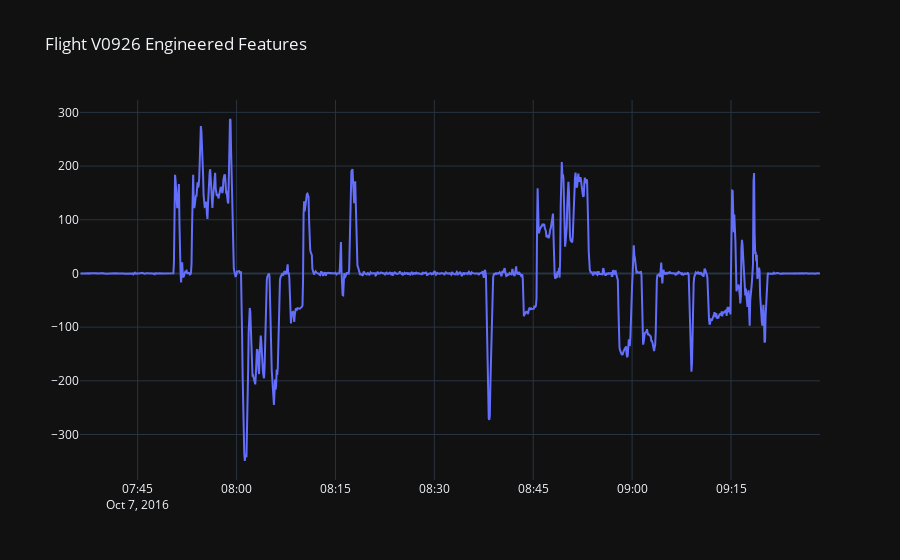

Source (notebook cell):
### Code cell
fig = go.Figure()

fig.add_trace(go.Scatter(x=singleflightdata.UTC_TIME, y=singleflightdata.ALTITUDE_DIFF, mode='lines', name='ALTITUDE DIFF' ))

fig.update_layout(title=f'Flight {flightIwant} Engineered Features', template='plotly_dark')

### Figure 1 — Plotly figure (JSON) as saved in the notebook; plotly's stock layout.template omitted (floating-point values rounded to 4 significant figures; data arrays with more than 128 entries replaced by an {"elided": "..."} marker saying what was removed)
{"data": [{"mode": "lines", "name": "ALTITUDE DIFF", "type": "scatter", "x": {"elided": "1348 str values"}, "y": {"elided": "1348 float values"}}], "layout": {"title": {"text": "Flight V0926 Engineered Features"}}}
